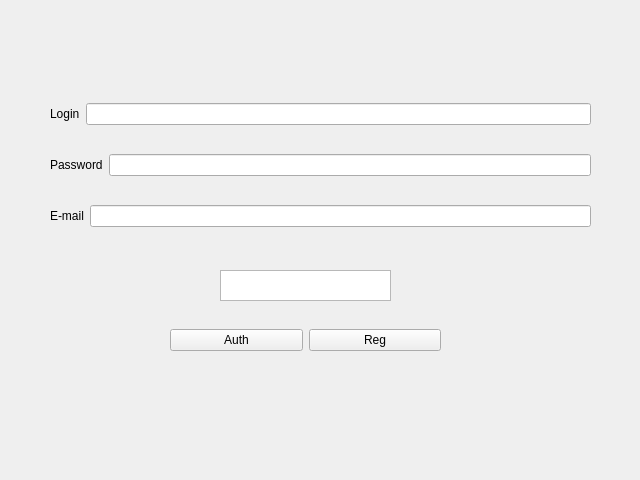
<?xml version="1.0" encoding="UTF-8"?>
<ui version="4.0">
 <class>authregform</class>
 <widget class="QWidget" name="authregform">
  <property name="geometry">
   <rect>
    <x>0</x>
    <y>0</y>
    <width>640</width>
    <height>480</height>
   </rect>
  </property>
  <property name="windowTitle">
   <string>Form</string>
  </property>
  <widget class="QWidget" name="verticalLayoutWidget">
   <property name="geometry">
    <rect>
     <x>50</x>
     <y>80</y>
     <width>541</width>
     <height>171</height>
    </rect>
   </property>
   <layout class="QVBoxLayout" name="verticalLayout">
    <item>
     <layout class="QHBoxLayout" name="horizontalLayout">
      <item>
       <widget class="QLabel" name="label">
        <property name="text">
         <string>Login</string>
        </property>
       </widget>
      </item>
      <item>
       <widget class="QLineEdit" name="lineEdit"/>
      </item>
     </layout>
    </item>
    <item>
     <layout class="QHBoxLayout" name="horizontalLayout_2">
      <item>
       <widget class="QLabel" name="label_2">
        <property name="text">
         <string>Password</string>
        </property>
       </widget>
      </item>
      <item>
       <widget class="QLineEdit" name="lineEdit_2"/>
      </item>
     </layout>
    </item>
    <item>
     <layout class="QHBoxLayout" name="horizontalLayout_4">
      <item>
       <widget class="QLabel" name="label_3">
        <property name="text">
         <string>E-mail</string>
        </property>
       </widget>
      </item>
      <item>
       <widget class="QLineEdit" name="lineEdit_3"/>
      </item>
     </layout>
    </item>
   </layout>
  </widget>
  <widget class="QWidget" name="horizontalLayoutWidget_3">
   <property name="geometry">
    <rect>
     <x>170</x>
     <y>320</y>
     <width>271</width>
     <height>41</height>
    </rect>
   </property>
   <layout class="QHBoxLayout" name="horizontalLayout_3">
    <item>
     <widget class="QPushButton" name="pushButton">
      <property name="text">
       <string>Auth</string>
      </property>
     </widget>
    </item>
    <item>
     <widget class="QPushButton" name="pushButton_2">
      <property name="text">
       <string>Reg</string>
      </property>
     </widget>
    </item>
   </layout>
  </widget>
  <widget class="QTextBrowser" name="textBrowser">
   <property name="geometry">
    <rect>
     <x>220</x>
     <y>270</y>
     <width>171</width>
     <height>31</height>
    </rect>
   </property>
  </widget>
 </widget>
 <resources/>
 <connections/>
</ui>
